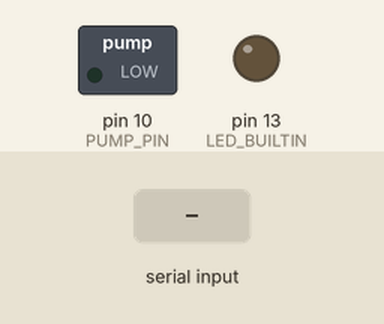
A sketch run on a simulated Arduino Uno, built with avr-gcc and run on an emulated ATmega328P. On the bench: switched loads named in the sketch (green lamp = pin HIGH), output pins drawn as LEDs (lit = HIGH). The test bench sets the inputs (shaded band). What the sketch prints to the serial monitor is not drawn.

Above: at 1.2 s.
1.3 s: "1" received over Serial
At 2.5 s:
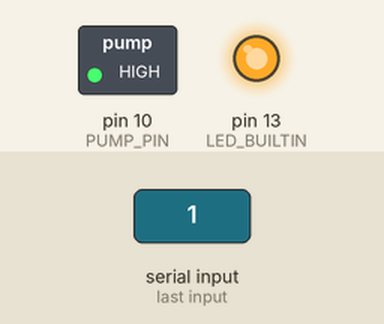
2.8 s: "0" received over Serial
At 3.9 s:
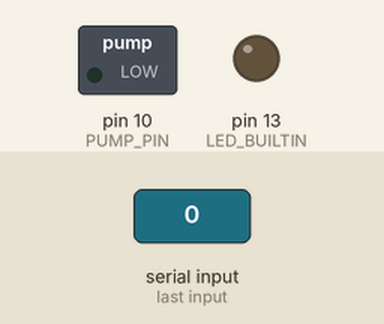
Timing chart, 0 to 5.8 s (numbered marks = the images above; inputs shaded):
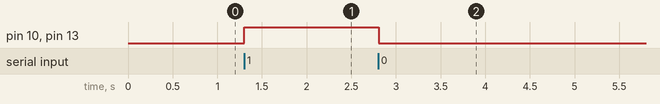

The sketch:

app.ino
```cpp
const int PUMP_PIN = 10;
String serData;

void setup() {

    pinMode(LED_BUILTIN, OUTPUT);
    pinMode(PUMP_PIN, OUTPUT);
    Serial.begin(9600);
    // This signals the PC that the Arduino is ready to receive data
    Serial.println("Arduino is ready!");
}

void loop() {

    //clear String before next input
    serData = "";

    while(Serial.available() > 0){
        char rec = Serial.read();
        serData += rec;
    }

    if(serData == "1"){
        //Turn pump on
        digitalWrite(LED_BUILTIN, HIGH);
        digitalWrite(PUMP_PIN, HIGH);
    } else if (serData == "0") {
        //Turn pump off
        digitalWrite(LED_BUILTIN, LOW);
        digitalWrite(PUMP_PIN, LOW);
    }

delay(10);
}
```

Measured:
- after the input at 1.3 s, pin 10 (PUMP_PIN), pin 13 (LED_BUILTIN): LOW → HIGH at once
- after the input at 2.8 s, pin 10 (PUMP_PIN), pin 13 (LED_BUILTIN): HIGH → LOW at once
